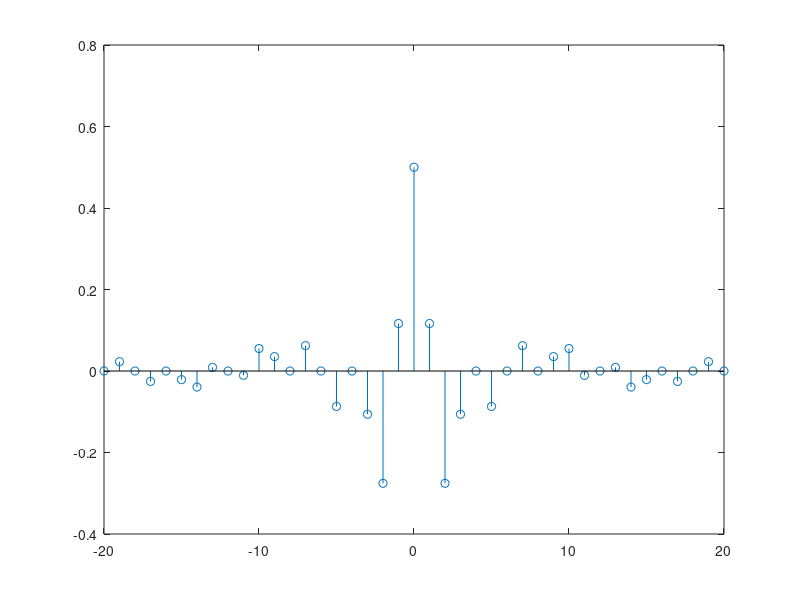
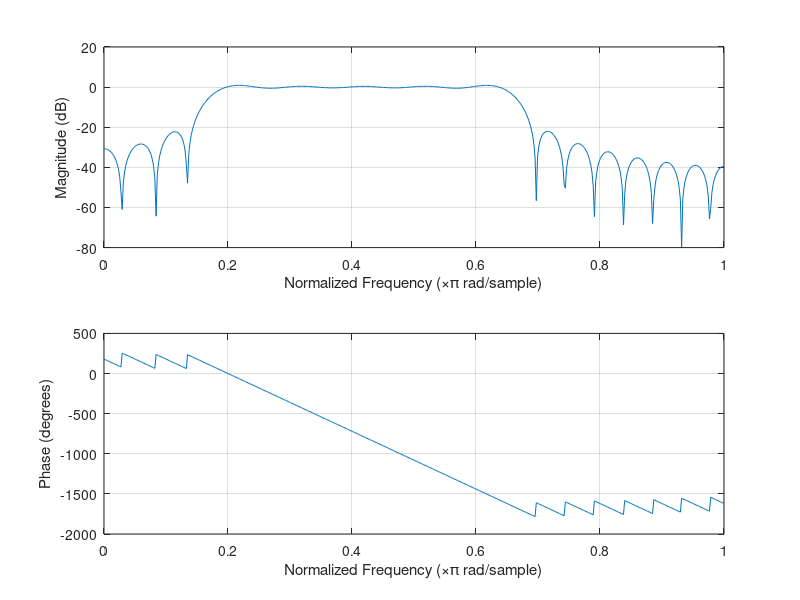

Here is the MATLAB script that generated these plots, in order:
N=20;
h=[];
for n=-N:N  
    if n==0
        hn=1/2;
        stem(0,1/2);
    else
        hn=(sin(2*n*pi/3)-sin(n*pi/6))./(n*pi);
    end
    h =[h,hn];
end
figure(1);
stem(-N:N,h);
figure(2);
freqz(h);
